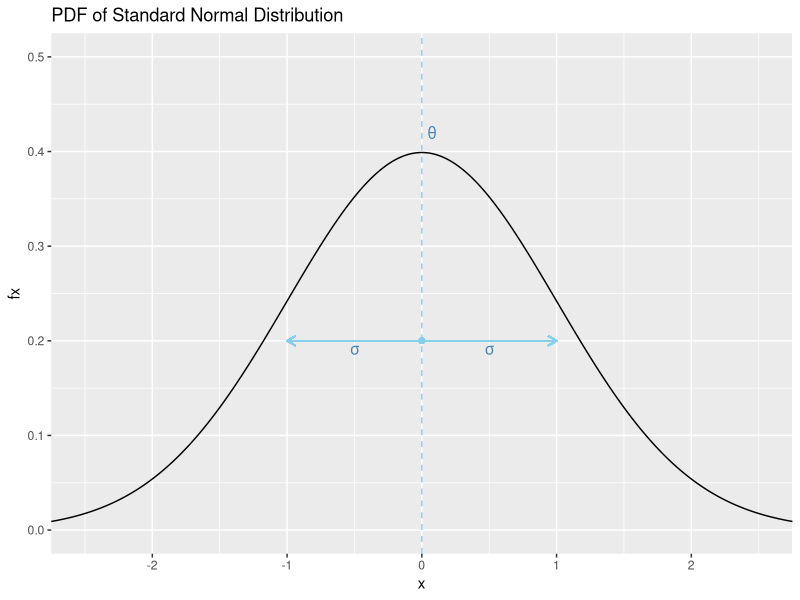
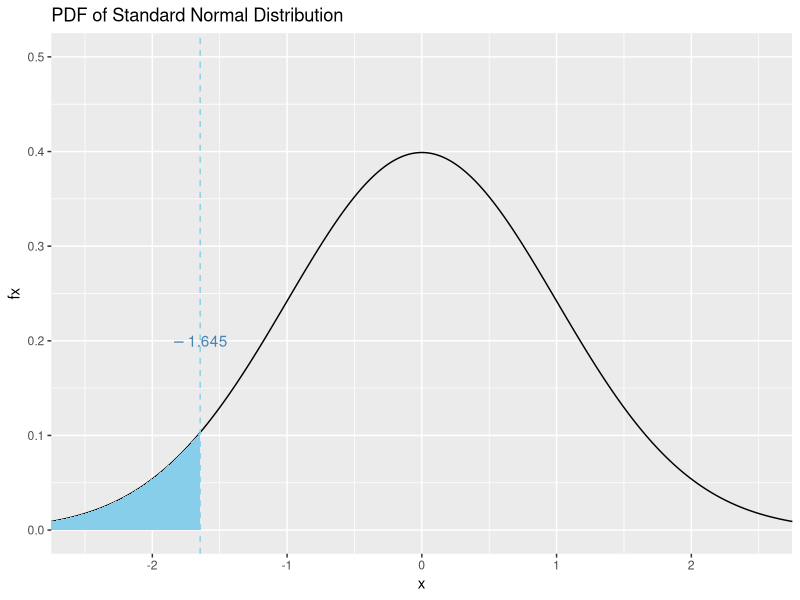
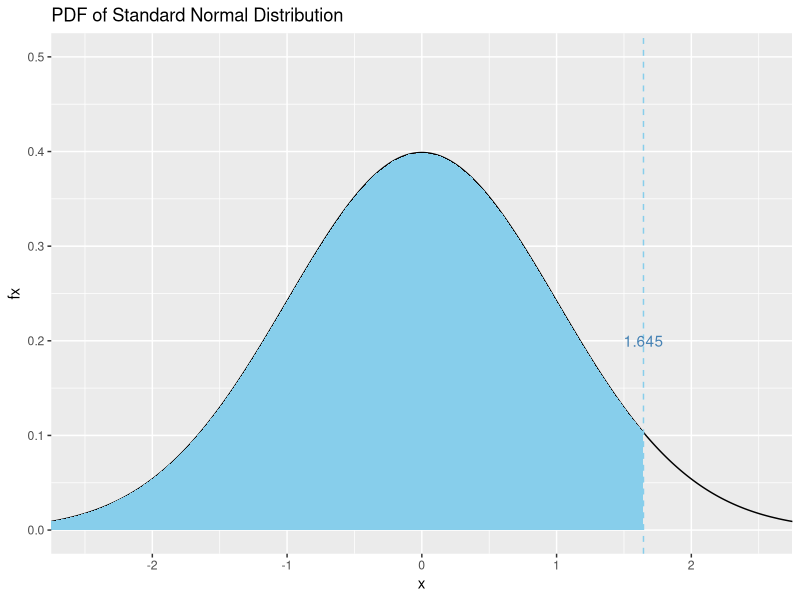
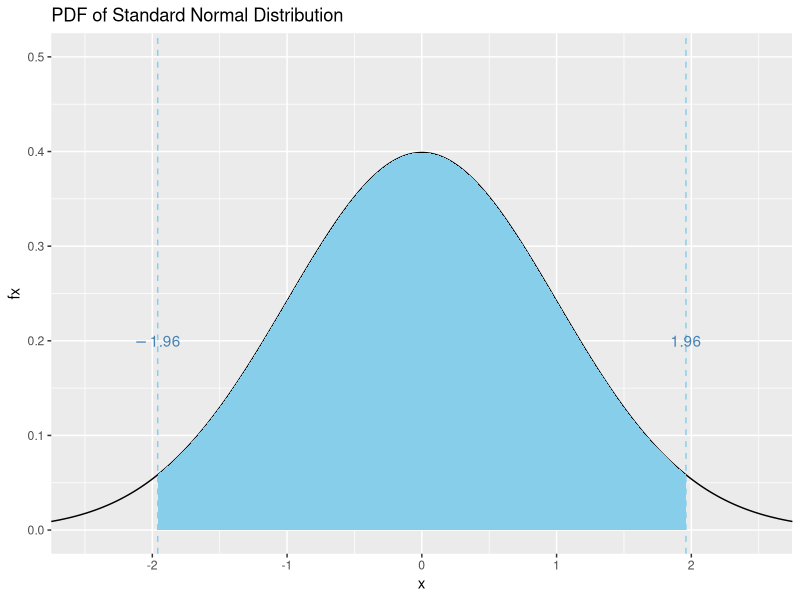
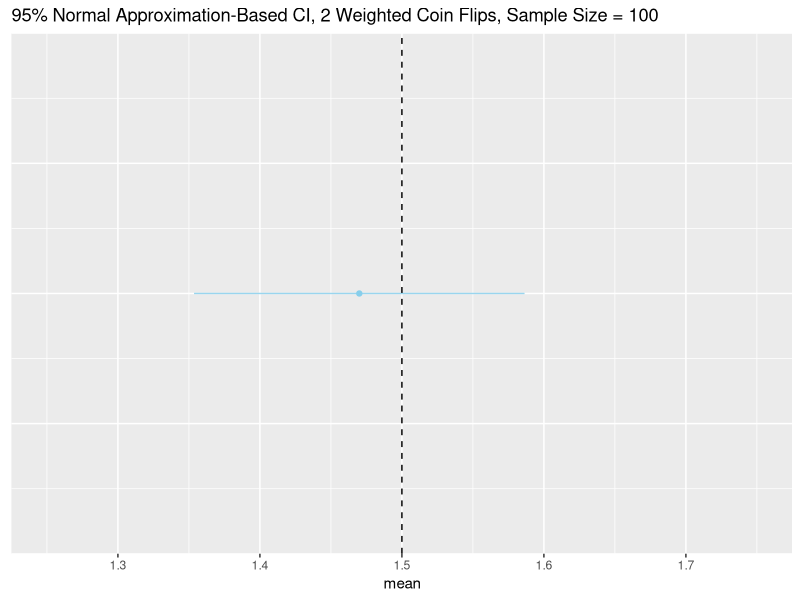
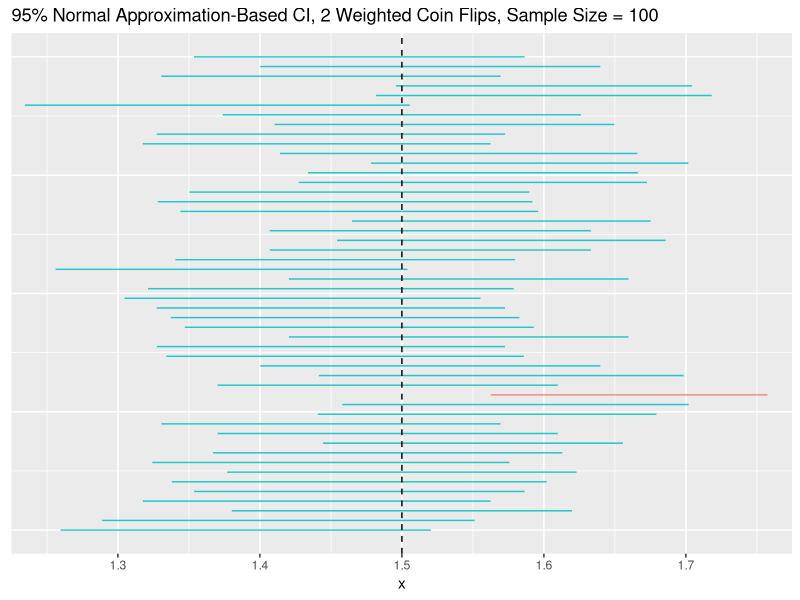

Generate these figures, in order, with R: (Note: this script raises an error after producing the figures.)
## ---- chunk 1
library(tidyverse)
set.seed(60637)
options(width = 60)
## ---- chunk 2
result_n <- rnorm(n = 10000)
plotdata <- tibble(
  x = result_n,
  Fx = pnorm(result_n),
  fx = dnorm(result_n)
)

g <- ggplot(plotdata, aes(x = x, y = fx)) +
  geom_line() +
  coord_cartesian(xlim = c(-2.5, 2.5),
                  ylim = c(0,0.5)) +
  ggtitle('PDF of Standard Normal Distribution')

g +
  geom_vline(xintercept = 0, lty = 'dashed', color = 'skyblue') + 
  geom_segment(aes(x = 0, xend = -1, y = 0.2, yend = 0.2), 
               arrow = arrow(length = unit(0.25, "cm")), color = 'skyblue') +
  geom_segment(aes(x = 0, xend = 1, y = 0.2, yend = 0.2), 
               arrow = arrow(length = unit(0.25, "cm")), color = 'skyblue') +
  geom_point(aes(x = 0, y = 0.2), color = 'skyblue') + 
  annotate(geom="text", x = 0.5, y = .19, label = as.character(expression(sigma)), parse = TRUE, color = 'steelblue') + 
  annotate(geom="text", x = -0.5, y = .19, label = as.character(expression(sigma)), parse = TRUE, color = 'steelblue') + 
  annotate(geom="text", x = 0.075, y = .42, label = as.character(expression(theta)), parse = TRUE, color = 'steelblue')

## ---- chunk 3
g +
  stat_function(fun = dnorm,
                geom = "area",
                fill = "skyblue",
                xlim = c(-10, qnorm(0.05))) +
  geom_vline(xintercept = qnorm(0.05), lty = 'dashed', color = 'skyblue') +  
  annotate(geom="text", x = qnorm(0.05), y = .2, label = round(qnorm(0.05), 3), parse = TRUE, color = 'steelblue')

## ---- chunk 4
g +
  stat_function(fun = dnorm,
                geom = "area",
                fill = "skyblue",
                xlim = c(-10, qnorm(0.95))) +
  geom_vline(xintercept = qnorm(0.95), lty = 'dashed', color = 'skyblue') +  
  annotate(geom="text", x = qnorm(0.95), y = .2, label = round(qnorm(0.95), 3), parse = TRUE, color = 'steelblue')


## ---- chunk 5
qnorm(0.05)
qnorm(0.95)
## ---- chunk 6
g +
  stat_function(fun = dnorm,
                geom = "area",
                fill = "skyblue",
                xlim = c(qnorm(0.025), qnorm(0.975))) +
  geom_vline(xintercept = qnorm(0.975), lty = 'dashed', color = 'skyblue') + 
  geom_vline(xintercept = qnorm(0.025), lty = 'dashed', color = 'skyblue') +  
  annotate(geom="text", x = qnorm(0.025), y = .2, label = round(qnorm(0.025), 3), parse = TRUE, color = 'steelblue') +  
  annotate(geom="text", x = qnorm(0.975), y = .2, label = round(qnorm(0.975), 3), parse = TRUE, color = 'steelblue')


## ---- chunk 7
X <- c(0, 1, 2)
fx <- c(1/16, 3/8, 9/16)
(Ex <- sum(X*fx))
## ---- chunk 8
n <- 100
x_observed <- sample(X, prob = fx, replace = TRUE, size = n)

head(x_observed)
## ---- chunk 9
(theta_hat <- mean(x_observed))
(se_hat <- sd(x_observed)/sqrt(n))
## ---- chunk 10
(z975 <- qnorm(0.975))
## ---- chunk 11
(CI95 <- c(theta_hat + c(-1,1)*z975*se_hat))
## ---- chunk 12
ggplot(tibble(conf_lower = CI95[1], conf_upper = CI95[2], mean = theta_hat), 
       aes(y = 1, x = mean)) + 
  geom_point(color = 'skyblue') +
  geom_linerange(aes(xmin=conf_lower,xmax=conf_upper), color = 'skyblue', alpha = 0.85) +
  coord_cartesian(xlim = c(1.25, 1.75),) +
  geom_vline(xintercept = Ex, color = 'black', lty = 'dashed') +
  theme(axis.title.y=element_blank(),
        axis.text.y=element_blank(),
        axis.ticks.y=element_blank()) +
  ggtitle('95% Normal Approximation-Based CI, 2 Weighted Coin Flips, Sample Size = 100')
  
## ---- chunk 13
n_iter <- 50
x_list <- map(1:n_iter, ~ sample(X, prob = fx, replace = TRUE, 
                                 size = n))
## ---- chunk 14
CI_95f <- function(x){
  theta_hat <- mean(x)
  se_hat <- sd(x)/sqrt(n)
  CI_hat <- theta_hat + 
    c('conf_lower' = -1, 'conf_upper' = 1)*qnorm(0.975)*se_hat
}
  
sample_CIs <- map(x_list, CI_95f) 

head(sample_CIs, 3)
## ---- chunk 15
CI_n <- bind_rows(sample_CIs)

CI_n
## ---- chunk 16
ggplot(CI_n, 
       aes(y = seq(from = 0, to = 2, length.out = n_iter), x = 1)) + 
  geom_linerange(aes(xmin=conf_lower,xmax=conf_upper, color = factor(1 * ((Ex >= conf_lower) & (Ex <= conf_upper)))), alpha = 0.85) +
  coord_cartesian(xlim = c(1.25, 1.75)) +
  geom_vline(xintercept = Ex, color = 'black', lty = 'dashed') +
  theme(axis.title.y=element_blank(),
        axis.text.y=element_blank(),
        axis.ticks.y=element_blank()) +
  ggtitle('95% Normal Approximation-Based CI, 2 Weighted Coin Flips, Sample Size = 100') +
  theme(legend.position = 'none')
## ---- chunk 17

CI_n |> 
  summarize(coverage = mean((Ex >= conf_lower) & (Ex <= conf_upper)))
## ---- chunk 18
x_list <- map(1:5000, ~ sample(X, prob = fx, replace = TRUE, 
                                 size = n))
CI_n <- map(x_list, CI_95f) |> bind_rows()
## ---- chunk 19
CI_n |> 
  summarize(coverage = mean((Ex >= conf_lower) & (Ex <= conf_upper)))
## ---- chunk 20
head(x_observed)
mean(x_observed)
var(x_observed)
sd(x_observed)

## ---- chunk 21
n_boot <- 1000 # number of bootstrap iterations

boot_ests <- map_dbl(1:n_boot, # for n_boot number of times
                 # resample w/replacement
                 ~ sample(x_observed, replace = TRUE) |>
                   mean()) # and calculate the resampled mean

head(boot_ests)
## ---- chunk 22

sd(boot_ests)
## ---- chunk 23
(var_est <- sum((X - Ex)^2*fx))
(n_sample <- length(x_observed))

sqrt(var_est/n_sample)
## ---- chunk 24
mcr <- tibble(
  black = rep(c(0, 1), times = c(300, 400)),
  record = c(rep(c(0, 1), each = 150), 
             rep(c(0, 1), each = 200)),
  call_back = c(
    # whites without criminal records
    rep(c(0, 1), times = c(99, 51)), # 150
    # whites with criminal records
    rep(c(0, 1), times = c(125, 25)), # 150: could be 25 or 26
    # blacks without criminal records
    rep(c(0, 1), times = c(172, 28)), # 200
    # blacks with criminal records
    rep(c(0, 1), times = c(190, 10)) # 200 
  )
)

## ---- chunk 25
mcr |> 
  group_by(black, record) |> 
  summarize(n = n(), 
            call_back = mean(call_back))
## ---- chunk 26
knitr::include_graphics('assets/pager_2003.png')
## ---- chunk 27
(theta_hat <- mcr |> 
   filter(black == 1) |> 
   summarize(mean(call_back)) |> 
   pull())
## ---- chunk 28
(se_hat <- mcr |> 
   filter(black == 1) |> 
   summarize(sqrt(var(call_back)/length(call_back))) |> 
   pull())

## ---- chunk 29
(CI <- c(theta_hat + c(-1,1)*qnorm(1-0.025)*se_hat))
## ---- chunk 30

boot_ests <- map(1:1000, # for 1000 times
                 # resample w/replacement
                 ~ sample(mcr |> filter(black == 1) 
                          |> pull(call_back), 
                          replace = TRUE) |>
                   mean()) # and calculate the resampled mean

boot_vec <- unlist(boot_ests)

(boot_se_hat <- sd(boot_vec))
## ---- chunk 31
(CI <- c(theta_hat + c(-1,1)*qnorm(1-0.025)*boot_se_hat))
## ---- chunk 32
theta_hat
## ---- chunk 33
se_hat
## ---- chunk 34
result_n <- rnorm(n = 10000, mean = 0.10, sd = se_hat)
plotdata <- tibble(
  x = result_n,
  Fx = pnorm(result_n, mean = 0.10, sd = se_hat),
  fx = dnorm(result_n, mean = 0.10, sd = se_hat)
)

g <- ggplot(plotdata, aes(x = x, y = fx)) +
  geom_line() +
  coord_cartesian(xlim = c(qnorm(0.000001, mean = 0.10, sd = se_hat), 
                           qnorm(0.999999, mean = 0.10, sd = se_hat))) +
  ggtitle('Null Distribution of the Sample Mean')

g +
  geom_vline(xintercept = 0.10, lty = 'dashed', color = 'skyblue') + 
  geom_segment(aes(x = 0.10, xend = 0.10-se_hat, y = 15, yend = 15), 
               arrow = arrow(length = unit(0.25, "cm")), color = 'skyblue') +
  geom_segment(aes(x = 0.10, xend = 0.10 + se_hat, y = 15, yend = 15), 
               arrow = arrow(length = unit(0.25, "cm")), color = 'skyblue') +
  geom_point(aes(x = 0.10, y = 15), color = 'skyblue') + 
  annotate(geom="text", x = 0.10 - se_hat/2, y = 14, label = as.character(expression(sigma)), parse = TRUE, color = 'steelblue') + 
  annotate(geom="text", x = 0.10 + se_hat/2, y = 14, label = as.character(expression(sigma)), parse = TRUE, color = 'steelblue') + 
  annotate(geom="text", x = 0.10 + .001, y = 20, label = as.character(expression(theta)), parse = TRUE, color = 'steelblue')

## ---- chunk 35
(tstat <- (theta_hat - 0.10)/se_hat)
## ---- chunk 36
(lower_p_value <- pnorm(tstat))
## ---- chunk 37
g +
  stat_function(fun = dnorm,
                args = list(mean = 0.10, sd = se_hat),
                geom = "area",
                fill = "skyblue",
                xlim = c(0, qnorm(lower_p_value, mean = 0.10, sd = se_hat))) +
  geom_vline(xintercept = theta_hat, color = 'skyblue', lty= 'dashed') +
  geom_segment(aes(x = 0.09, xend = 0.04 + se_hat, y = 15, yend = 15), 
               arrow = arrow(length = unit(0.25, "cm")), color = 'darkgray') +
  annotate('text', x = .06, y = 12.5, color = 'darkgray', 
           label = 'area under the curve in this direction', size = 6)

## ---- chunk 38
(two_tailed_p_value <- 2*(1 - pnorm(abs(tstat))))
## ---- chunk 39
g +
  stat_function(fun = dnorm,
                args = list(mean = 0.10, sd = se_hat),
                geom = "area",
                fill = "skyblue",
                xlim = c(0, qnorm(lower_p_value, mean = 0.10, sd = se_hat))) +
  stat_function(fun = dnorm,
                args = list(mean = 0.10, sd = se_hat),
                geom = "area",
                fill = "skyblue",
                xlim = c(qnorm(1-lower_p_value, mean = 0.10, sd = se_hat), 1)) +
  geom_vline(xintercept = theta_hat, color = 'skyblue', lty= 'dashed') +
  geom_vline(xintercept = 0.10+0.10-theta_hat, color = 'skyblue', lty= 'dashed') +
  geom_segment(aes(x = 0.09, xend = 0.04 + se_hat, y = 15, yend = 15), 
               arrow = arrow(length = unit(0.25, "cm")), color = 'darkgray') +
  annotate('text', x = .06, y = 12.5, color = 'darkgray', 
           label = 'area under the curve in this direction', size = 6) +
  geom_segment(aes(x = 0.10+0.10-0.09, xend = 0.10+0.10-(0.04 + se_hat), y = 15, yend = 15), 
               arrow = arrow(length = unit(0.25, "cm")), color = 'darkgray') +
  annotate('text', x = 0.10+0.10-.06, y = 8.5, color = 'darkgray', 
           label = 'and this direction', size = 6)

## ---- chunk 40
(tstat <- (theta_hat - 0)/se_hat)
## ---- chunk 41
(two_tailed_p_value <- 2*(1 - pnorm(abs(tstat))))
## ---- chunk 42
result_n <- rnorm(n = 10000, mean = 0, sd = se_hat)
plotdata <- tibble(
  x = result_n,
  Fx = pnorm(result_n, mean = 0, sd = se_hat),
  fx = dnorm(result_n, mean = 0, sd = se_hat)
)

g <- ggplot(plotdata, aes(x = x, y = fx)) +
  geom_line() +
  coord_cartesian(xlim = c(qnorm(0.000001, mean = 0, sd = se_hat), 
                           qnorm(0.999999, mean = 0, sd = se_hat))) +
  ggtitle('Null Distribution of the Sample Mean')
## ---- chunk 43
g +
  coord_cartesian(xlim = c(-.1, .1))
## ---- chunk 44
g +
  coord_cartesian(xlim = c(-.1, .1)) +
  geom_vline(xintercept = -theta_hat, col = 'skyblue', lty = 'dashed') +
  geom_vline(xintercept = theta_hat, col = 'skyblue', lty = 'dashed')

## ---- chunk 45
g +
  coord_cartesian(xlim = c(-.1, .1)) +
  geom_vline(xintercept = -theta_hat, col = 'skyblue', lty = 'dashed') +
  geom_vline(xintercept = theta_hat, col = 'skyblue', lty = 'dashed') +
  geom_segment(aes(x = -0.06, xend = -0.12 + se_hat, y = 15, yend = 15), 
               arrow = arrow(length = unit(0.25, "cm")), color = 'darkgray') +
  annotate('text', x = -.06, y = 12.5, color = 'darkgray', 
           label = 'area under the curve in this direction', size = 6) +
  geom_segment(aes(x = 0.06, xend = 0.1, y = 15, yend = 15), 
               arrow = arrow(length = unit(0.25, "cm")), color = 'darkgray') +
  annotate('text', x = .06, y = 8.5, color = 'darkgray', 
           label = 'and this direction', size = 6)

